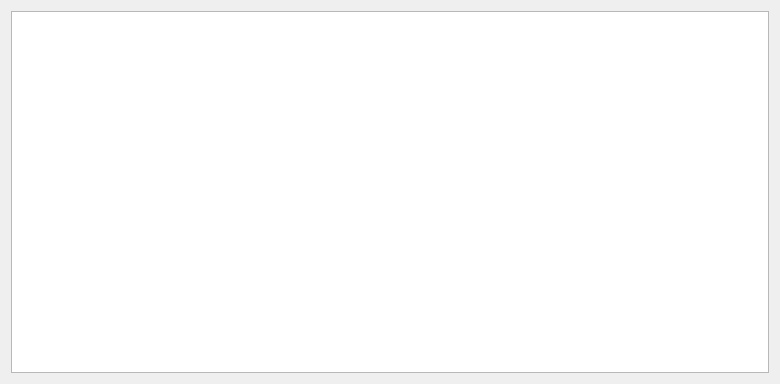
<?xml version="1.0" encoding="UTF-8"?>
<ui version="4.0">
 <class>BoxLoopTableWid</class>
 <widget class="QWidget" name="BoxLoopTableWid">
  <property name="geometry">
   <rect>
    <x>0</x>
    <y>0</y>
    <width>780</width>
    <height>384</height>
   </rect>
  </property>
  <property name="windowTitle">
   <string>Form</string>
  </property>
  <layout class="QGridLayout" name="gridLayout">
   <item row="0" column="0">
    <widget class="QTableWidget" name="tableWidget"/>
   </item>
  </layout>
 </widget>
 <resources/>
 <connections/>
</ui>
